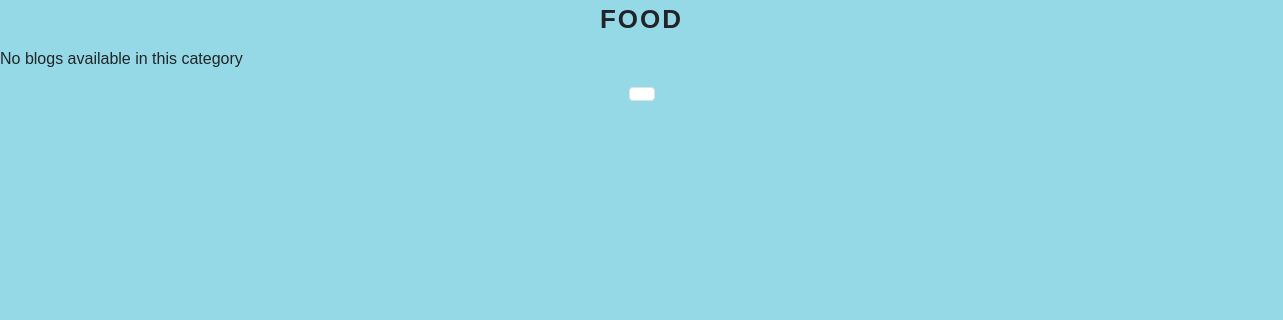
/category/Food/, run on an earlier commit of the app's database.
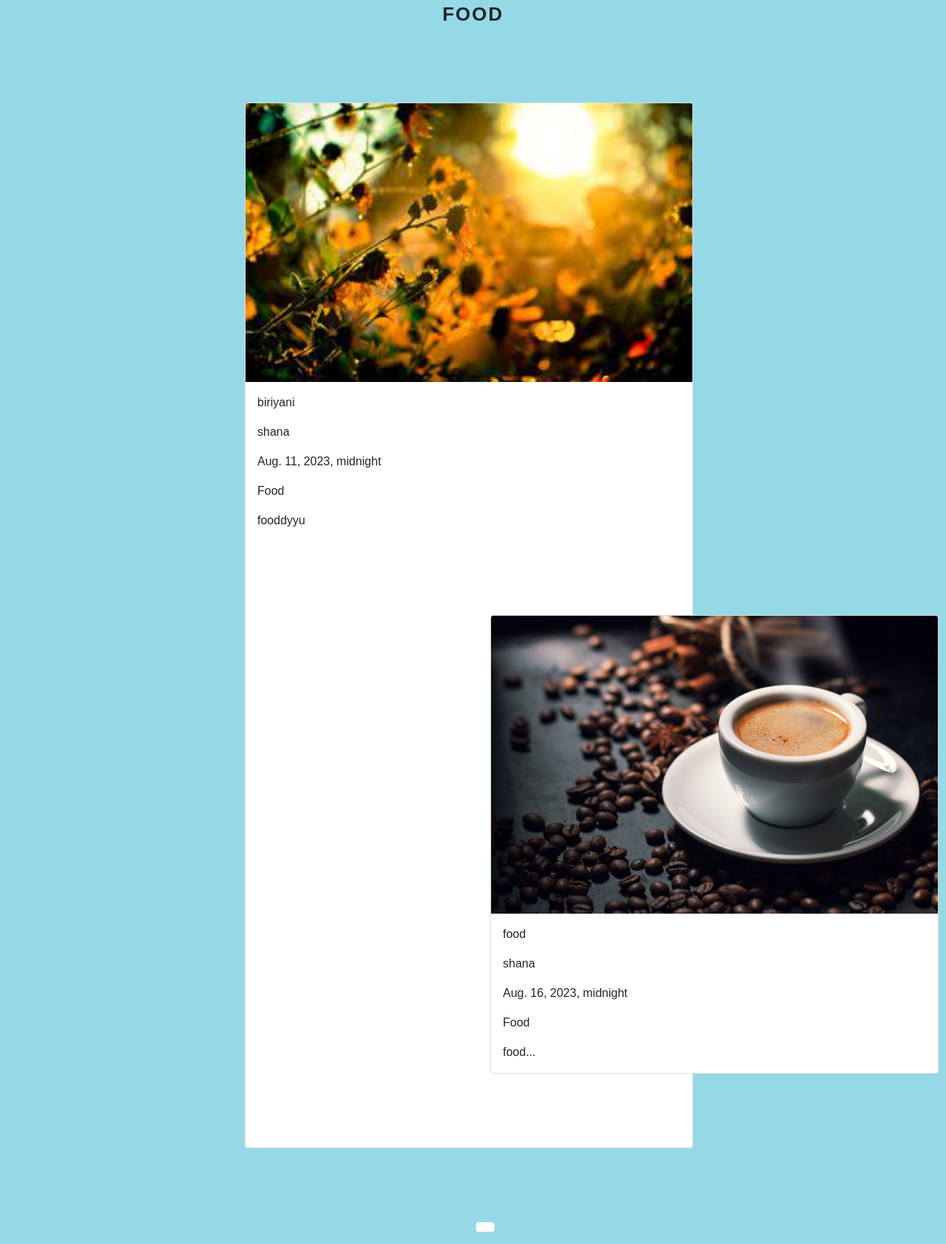
And on a later commit of the database.
### blog_app/models.py (models this page shows, shortened)
class Bloglist(models.Model):
    Blog_id=models.AutoField(primary_key=True)
    Author_name=models.CharField(max_length=200)
    Publish_date=models.DateTimeField()
    Blog_category=models.CharField(choices=CATEGORY_CHOICES,max_length=200 ,default='SO')
    Blog_title=models.CharField(max_length=400)
    Blog_caption=models.CharField(max_length=500)
    Blog_image=models.ImageField(upload_to="blogs",null=True,blank=True)
    likes=models.ManyToManyField(User,related_name="like_blog",blank=True)

### blog_app/views.py (the view)
# urls.py: path('category/<str:cate_code>/',views.category_view,name='category_view'),
def category_view(request,cate_code):
    category_blogs=[]
    for code,name in CATEGORY_CHOICES:
        if code==cate_code:
            blogs=Bloglist.objects.filter(Blog_category=code)
            category_blogs.append({'category_name':name,'blogs':blogs})
            break
        context={'category_blogs':category_blogs,}
    return render(request,'category.html', context)

### templates/category.html (shortened to what this page needs)
<!DOCTYPE html>
<html lang="en">
<head>
    <link href="https://cdn.jsdelivr.net/npm/bootstrap@5.0.2/dist/css/bootstrap.min.css" rel="stylesheet">
</head>
<body>
    {%block content%}
    {%for category in category_blogs %}
  <h2 class="hed2">{{category.category_name}}</h2>
    {%if category.blogs%}
    {%for blog in category.blogs %}
<ul>
<div class="card" style="width: 38rem;">
  {%if blog.Blog_image%}
    <img src="{{blog.Blog_image.url}}" class="card-img-top" alt="travel">
    {%endif%}
    <div class="card-body">
        <p>{{blog.Blog_title}}</p>
        <p>{{blog.Author_name}}</p>
        <p>{{blog.Publish_date}}</p>
        <p>{{blog.Blog_category}}</p>
      <p class="card-text">{{blog.Blog_caption}}</p>
    </div>
    {%empty%}
    <li>No blogs available in this category</li>
    {%endfor%}
    </ul>
    {%else%}
    <p>No blogs available in this category</p>
    {%endif%}
    {%endfor%}
  </div>
  <nav aria-label="Page navigation example">
    <ul class="pagination" style="display: flex; justify-content: center;">
      <li class="page-item"><a class="page-link" href="#">{{page_obj.number}}</a></li>
    </ul>
  </nav>
  {%endblock%}
</body>
</html>

### templates/category.html (style rules this page uses)
.card { display: flex; margin-right: 500px; margin-bottom: 100px; margin-left: 300px; margin-top: 100px; }
.card-text { text-size-adjust: 20px; }
h2 { text-align: center; font-family: Arial, Helvetica, sans-serif; font-size: 26px; text-transform: uppercase; line-height: 1.5; letter-spacing: 2px; font-weight: bold; }
p { font-family: Poppins,helvetica,PingFang SC,Arial; }
body { background-color:#96d9e6; }

What changed in the data, as far as the page shows it:
added Bloglist: Blog_image (picture), Blog_title "biriyani", Author_name "shana", Publish_date "Aug. 11, 2023, midnight", Blog_category "Food", Blog_caption "fooddyyu"
added Bloglist: Blog_image (picture), Blog_title "food", Author_name "shana", Publish_date "Aug. 16, 2023, midnight", Blog_category "Food", Blog_caption "food..."
Also different on the page:
list line gone: "No blogs available in this category"
